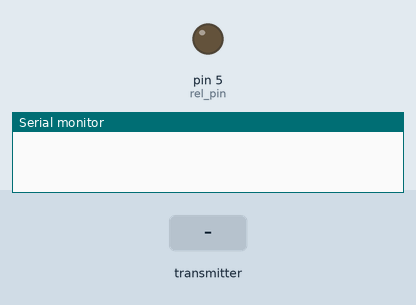
Recording of a sketch running on a simulated Arduino Uno, built with avr-gcc and run on an emulated ATmega328P. Shown: output pins drawn as LEDs (lit = HIGH), the last lines printed to the serial monitor. The inputs (shaded band) are chosen by the test bench. No radio packets arrive unless stated.

Above: at 1.2 s.
1.3 s: the transmitter starts sending data = 1
At 2.0 s:
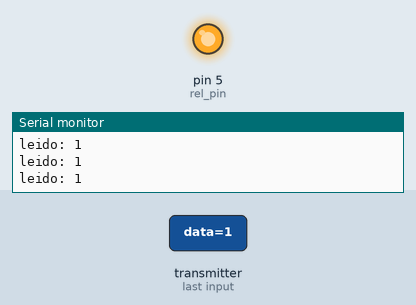
2.8 s: the transmitter starts sending data = 0
At 3.1 s:
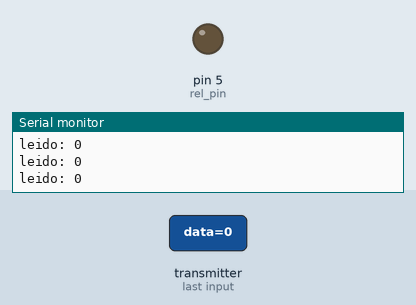
Timing chart, 0 to 5.8 s (numbered marks = the images above; inputs shaded):
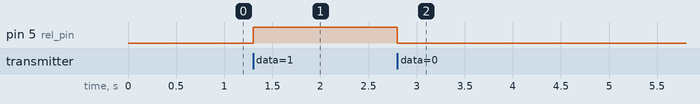

Measured:
- after the input at 1.3 s, pin 5 (rel_pin): LOW → HIGH at once
- after the input at 2.8 s, pin 5 (rel_pin): HIGH → LOW at once

The sketch:

receptor.ino
```cpp
/*
* Getting Started example sketch for nRF24L01+ radios
* This is a very basic example of how to send data from one node to another
* Updated: Dec 2014 by TMRh20
*/

#include <SPI.h>
#include "RF24.h"

byte rel_pin = 5;


/****************** User Config ***************************/
/* Hardware configuration: Set up nRF24L01 radio on SPI bus plus pins 7 & 8 */
RF24 radio(7,8);
/**********************************************************/
// 1Node
byte addresses[][6] = {"1Node","2Node"};

void setup() {
  Serial.begin(115200);
  radio.begin();

  pinMode(rel_pin,OUTPUT);
  digitalWrite(rel_pin,LOW);

  // Set the PA Level low to prevent power supply related issues since this is a
 // getting_started sketch, and the likelihood of close proximity of the devices. RF24_PA_MAX is default.
  radio.setPALevel(RF24_PA_LOW);

  // Open a writing and reading pipe on each radio, with opposite addresses
    radio.openWritingPipe(addresses[0]);
    radio.openReadingPipe(1,addresses[1]);

  // Start the radio listening for data
  radio.startListening();
}

void loop() {
/****************** Pong Back Role ***************************/
    char data;

    if(radio.available()){
                                                                    // Variable for the received timestamp
      while (radio.available()) {                                   // While there is data ready
        radio.read( &data, sizeof(char) );                 // Get the payload
      }

      Serial.print("leido: ");
      Serial.println(data);

      if (data == '1'){
        digitalWrite(rel_pin,HIGH);
      }else if ( data == '0'){
        digitalWrite(rel_pin,LOW);
      }

   }

   if ( Serial.available()){

    char c = Serial.read();
     if ( c == '1'){
        digitalWrite(rel_pin,HIGH);
     }else if ( c == '0'){
        digitalWrite(rel_pin,LOW);
     }
    } // serial av


} // Loop
```
